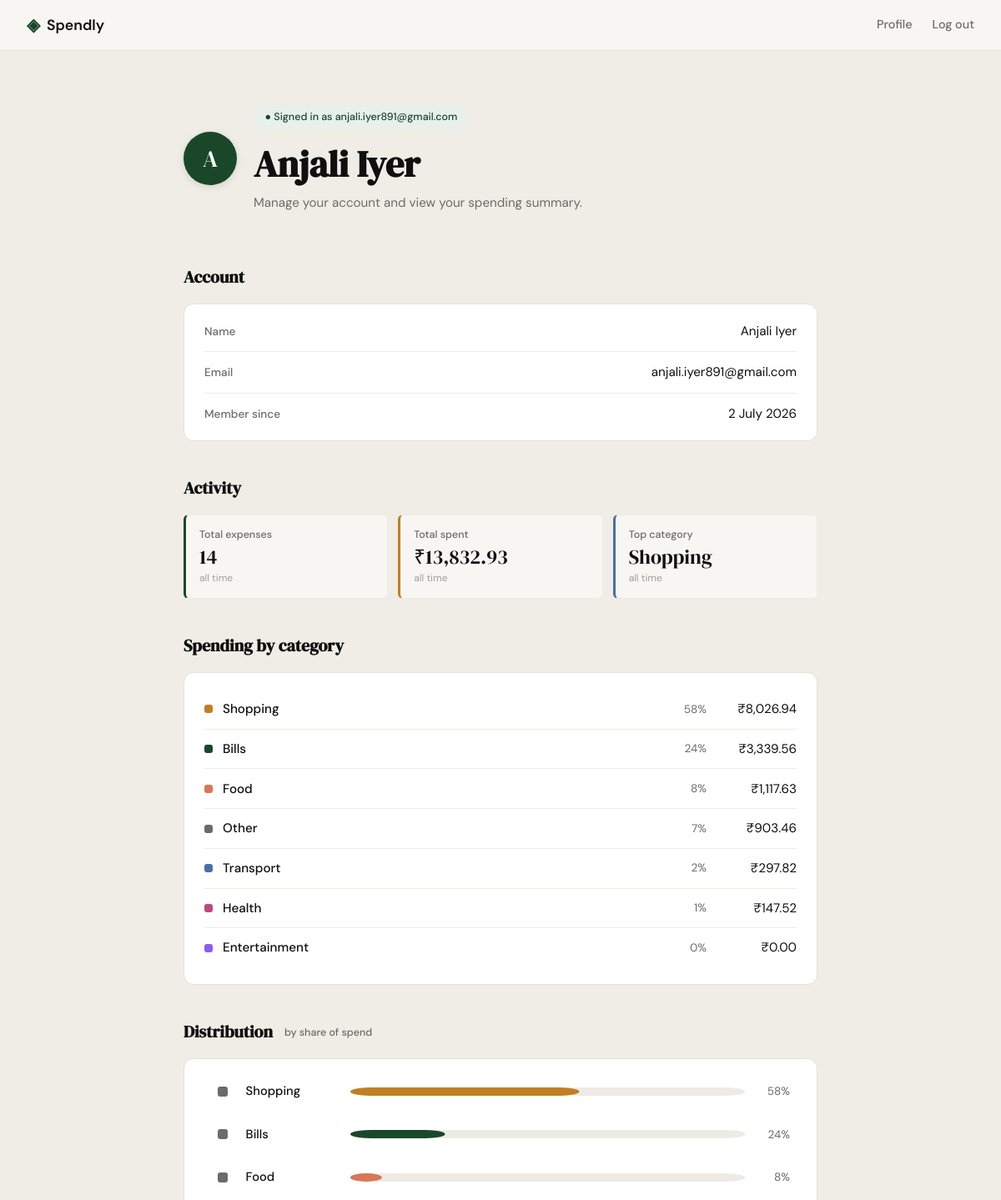
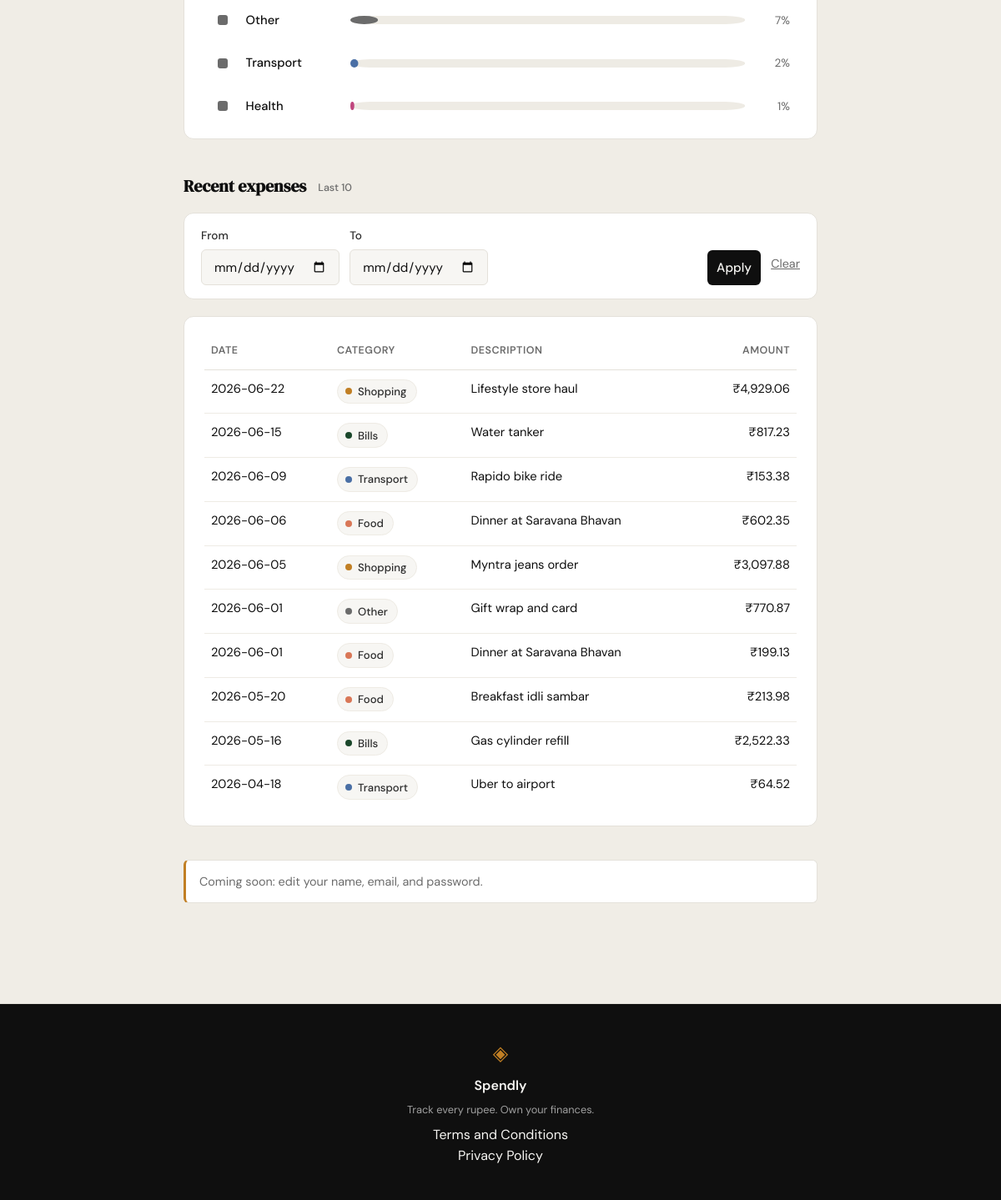
Screenshot of /profile (signed in) with the database file from the repository (2 pictures, top to bottom).
### tables this page shows
CREATE TABLE users (
                id            INTEGER PRIMARY KEY AUTOINCREMENT,
                name          TEXT    NOT NULL,
                email         TEXT    UNIQUE NOT NULL,
                password_hash TEXT    NOT NULL,
                created_at    TEXT    DEFAULT (datetime('now'))
            );

CREATE TABLE expenses (
                id          INTEGER PRIMARY KEY AUTOINCREMENT,
                user_id     INTEGER NOT NULL REFERENCES users(id),
                amount      REAL    NOT NULL,
                category    TEXT    NOT NULL,
                date        TEXT    NOT NULL,
                description TEXT,
                created_at  TEXT    DEFAULT (datetime('now'))
            );

### app.py (the view)
@app.route("/profile")
def profile():
    user_id = session.get("user_id")
    if user_id is None:
        return redirect(url_for("login"))
    date_from, date_to = parse_date_range(request.args.get("from"), request.args.get("to"))
    conn = get_db()
    try:
        user = get_user_by_id(conn, user_id)
        if user is None:
            session.clear()
            return redirect(url_for("login"))
        stats = get_summary_stats(
            conn, user_id, date_from=date_from, date_to=date_to
        )
        transactions = get_recent_transactions(
            conn, user_id, date_from=date_from, date_to=date_to
        )  # limit=10 default
        categories = get_category_breakdown(
            conn, user_id, date_from=date_from, date_to=date_to
        )
    finally:
        conn.close()
    member_since = (
        datetime.strptime(user["member_since"], "%Y-%m-%d %H:%M:%S")
        .strftime("%d %B %Y")
        .lstrip("0")
    )
    range_label = _format_range_label(date_from, date_to)
    return render_template(
        "profile.html",
        user={"name": user["name"], "email": user["email"]},
        member_since=member_since,
        expense_count=stats["transaction_count"],
        total_spent=stats["total_spent"],
        top_category=stats["top_category"],
        recent_transactions=transactions,
        category_breakdown=categories,
        date_from=date_from,
        date_to=date_to,
        range_label=range_label,
        filter_active=bool(date_from or date_to),
    )

### app.py (called while the page is built)
def parse_date_range(from_str: str | None, to_str: str | None) -> tuple[str | None, str | None]:
    def normalize(value: str | None) -> str | None:
        if not value or not value.strip():
            return None
        try:
            return datetime.strptime(value, "%Y-%m-%d").strftime("%Y-%m-%d")
        except ValueError:
            return None
    date_from = normalize(from_str)
    date_to = normalize(to_str)
    if date_from and date_to and date_from > date_to:
        date_from, date_to = date_to, date_from
    return date_from, date_to

def _format_range_label(date_from: str | None, date_to: str | None) -> str:
    def fmt(value: str) -> str:
        return (
            datetime.strptime(value, "%Y-%m-%d")
            .strftime("%d %B %Y")
            .lstrip("0")
        )
    if date_from and date_to:
        return f"{fmt(date_from)} – {fmt(date_to)}"
    if date_from:
        return f"since {fmt(date_from)}"
    if date_to:
        return f"until {fmt(date_to)}"
    return "all time"

### database/db.py (called while the page is built)
def get_db() -> sqlite3.Connection:
    conn = sqlite3.connect(DB_PATH)
    conn.row_factory = sqlite3.Row
    conn.execute("PRAGMA foreign_keys = ON")
    return conn

### database/queries.py (called while the page is built)
def get_user_by_id(conn: sqlite3.Connection, user_id: int) -> dict[str, Any] | None:
    row = conn.execute(
        "SELECT name, email, created_at FROM users WHERE id = ?",
        (user_id,),
    ).fetchone()
    if row is None:
        return None
    return {
        "name": row["name"],
        "email": row["email"],
        "member_since": row["created_at"],
    }

### templates/profile.html (shortened to what this page needs)
{% extends "base.html" %}
{% block content %}
<section class="profile-page">
    <div class="profile-inner">
        <div class="profile-header">
            <div class="profile-avatar" aria-hidden="true">{{ user["name"][0] | upper }}</div>
            <div class="profile-header-text">
                <div class="profile-eyebrow">● Signed in as {{ user["email"] }}</div>
                <h1 class="profile-title">{{ user["name"] }}</h1>
                <p class="profile-subtitle">Manage your account and view your spending summary.</p>
            </div>
        </div>
        <div class="profile-section">
            <h2 class="profile-section-title">Account</h2>
            <div class="profile-card">
                <div class="profile-row">
                    <span class="profile-row-label">Name</span>
                    <span class="profile-row-value">{{ user["name"] }}</span>
                </div>
                <div class="profile-row">
                    <span class="profile-row-label">Email</span>
                    <span class="profile-row-value">{{ user["email"] }}</span>
                </div>
                <div class="profile-row">
                    <span class="profile-row-label">Member since</span>
                    <span class="profile-row-value">{{ member_since }}</span>
                </div>
            </div>
        </div>
        <div class="profile-section">
            <h2 class="profile-section-title">Activity</h2>
            <div class="mock-stats">
                <div class="mock-stat">
                    <span class="mock-stat-label">Total expenses</span>
                    <span class="mock-stat-value">{{ expense_count }}</span>
                    <span class="mock-stat-meta">{{ range_label }}</span>
                </div>
                <div class="mock-stat">
                    <span class="mock-stat-label">Total spent</span>
                    <span class="mock-stat-value">₹{{ "{:,.2f}".format(total_spent) }}</span>
                    <span class="mock-stat-meta">{{ range_label }}</span>
                </div>
                <div class="mock-stat">
                    <span class="mock-stat-label">Top category</span>
                    <span class="mock-stat-value">{{ top_category }}</span>
                    <span class="mock-stat-meta">{{ range_label }}</span>
                </div>
            </div>
        </div>
        <div class="profile-section">
            <h2 class="profile-section-title">Spending by category</h2>
            <div class="profile-card">
                {% for row in category_breakdown %}
                <div class="category-row" data-cat="{{ row.name }}">
                    <span class="category-swatch" aria-hidden="true"></span>
                    <span class="category-name">{{ row.name }}</span>
                    <span class="category-pct">{{ row.pct }}%</span>
                    <span class="category-amount">₹{{ "{:,.2f}".format(row.amount) }}</span>
                </div>
                {% endfor %}
            </div>
        </div>
        {% set has_spend = category_breakdown | sum(attribute='pct') > 0 -%}
        {% if has_spend -%}
        <div class="profile-section">
            <h2 class="profile-section-title">
                Distribution
                <span class="profile-section-meta">by share of spend</span>
            </h2>
            <div class="profile-card">
                <div class="category-chart" role="list">
                    {%- for row in category_breakdown -%}
                        {%- if row.pct > 0 %}
                    <div class="chart-row{% if loop.first %} chart-row-top{% endif %}"
                         role="listitem"
                         tabindex="0"
                         data-cat="{{ row.name }}"
                         aria-label="{{ row.name }}: {{ row.pct }} percent, Rs {{ '{:,.2f}'.format(row.amount) }}">
                        <span class="chart-row-swatch" aria-hidden="true"></span>
                        <span class="chart-row-label">{{ row.name }}</span>
                        <svg class="chart-bar" viewBox="0 0 100 10"
                             preserveAspectRatio="none"
                             aria-hidden="true">
                            <rect class="chart-bar-track" x="0" y="0" width="100" height="10" rx="5" />
                            <rect class="chart-bar-fill"
                                  x="0" y="0"
                                  width="{{ row.pct }}" height="10"
                                  rx="5" />
                        </svg>
                        <span class="chart-row-pct">{{ row.pct }}%</span>
                    </div>
                        {%- endif -%}
                    {%- endfor %}
                </div>
            </div>
        </div>
        {%- endif %}
        <div class="profile-section">
            <h2 class="profile-section-title">
                Recent expenses
                <span class="profile-section-meta">
                    {% if date_from or date_to %}Last 10 in range{% else %}Last 10{% endif %}
                </span>
            </h2>
            <form class="profile-filter" method="get" action="{{ url_for('profile') }}">
                <div class="profile-filter-fields">
                    <label class="profile-filter-label">
                        <span>From</span>
                        <input class="form-input" type="date" name="from" value="{{ date_from or '' }}">
                    </label>
                    <label class="profile-filter-label">
                        <span>To</span>
                        <input class="form-input" type="date" name="to" value="{{ date_to or '' }}">
                    </label>
                </div>
                <div class="profile-filter-actions">
                    <button class="btn-submit" type="submit">Apply</button>
                    <a class="profile-filter-clear" href="{{ url_for('profile') }}">Clear</a>
                </div>
            </form>
            <div class="profile-card">
                {% if recent_transactions %}
                <table class="expense-table">
                    <thead>
                        <tr>
                            <th>Date</th>
                            <th>Category</th>
                            <th>Description</th>
                            <th class="amount">Amount</th>
                        </tr>
                    </thead>
                    <tbody>
                        {% for tx in recent_transactions %}
                        <tr>
                            <td>{{ tx.date }}</td>
                            <td>
                                <span class="category-chip" data-cat="{{ tx.category }}">
                                    <span class="category-chip-dot" aria-hidden="true"></span>
                                    {{ tx.category }}
                                </span>
                            </td>
                            <td>
                                {% if tx.description and tx.description.strip() %}
                                    {{ tx.description }}
                                {% else %}
                                    &mdash;
                                {% endif %}
                            </td>
                            <td class="amount">₹{{ "{:,.2f}".format(tx.amount) }}</td>
                        </tr>
                        {% endfor %}
                    </tbody>
                </table>
                {% else %}
                <p class="profile-empty">
                    No expenses yet. Add your first one to start tracking your spending.
                </p>
                {% endif %}
            </div>
        </div>
        <div class="profile-section">
            <p class="profile-note">
                Coming soon: edit your name, email, and password.
            </p>
        </div>
    </div>
</section>
{% endblock %}

### rows the page displays
users: name "A", email "anjali.iyer891@gmail.com", name "Anjali Iyer"
expenses: name "Health", pct "1", amount "147.52"
expenses: date "2026-06-22", category "Shopping", description "Lifestyle store haul", amount "4,929.06"
expenses: date "2026-06-15", category "Bills", description "Water tanker", amount "817.23"
expenses: date "2026-06-09", category "Transport", description "Rapido bike ride", amount "153.38"
expenses: date "2026-06-06", category "Food", description "Dinner at Saravana Bhavan", amount "602.35"
expenses: date "2026-06-05", category "Shopping", description "Myntra jeans order", amount "3,097.88"
expenses: date "2026-06-01", category "Other", description "Gift wrap and card", amount "770.87"
expenses: date "2026-06-01", category "Food", description "Dinner at Saravana Bhavan", amount "199.13"
expenses: date "2026-05-20", category "Food", description "Breakfast idli sambar", amount "213.98"
expenses: date "2026-05-16", category "Bills", description "Gas cylinder refill", amount "2,522.33"
expenses: date "2026-04-18", category "Transport", description "Uber to airport", amount "64.52"

### other values shown
{{ member_since }} "2 July 2026"
{{ expense_count }} "14"
{{ range_label }} "all time"
{{ "{:,.2f}".format(total_spent) }} "13,832.93"
{{ top_category }} "Shopping"
{{ row.name }} "Shopping" "Bills" "Food" "Other" "Transport" "Entertainment"
{{ row.pct }} "58" "24" "8" "7" "2" "0"
{{ "{:,.2f}".format(row.amount) }} "8,026.94" "3,339.56" "1,117.63" "903.46" "297.82" "0.00"
{{ row.name }} "Shopping" "Bills" "Food" "Other" "Transport" "Health"
{{ row.pct }} "58" "24" "8" "7" "2" "1"
